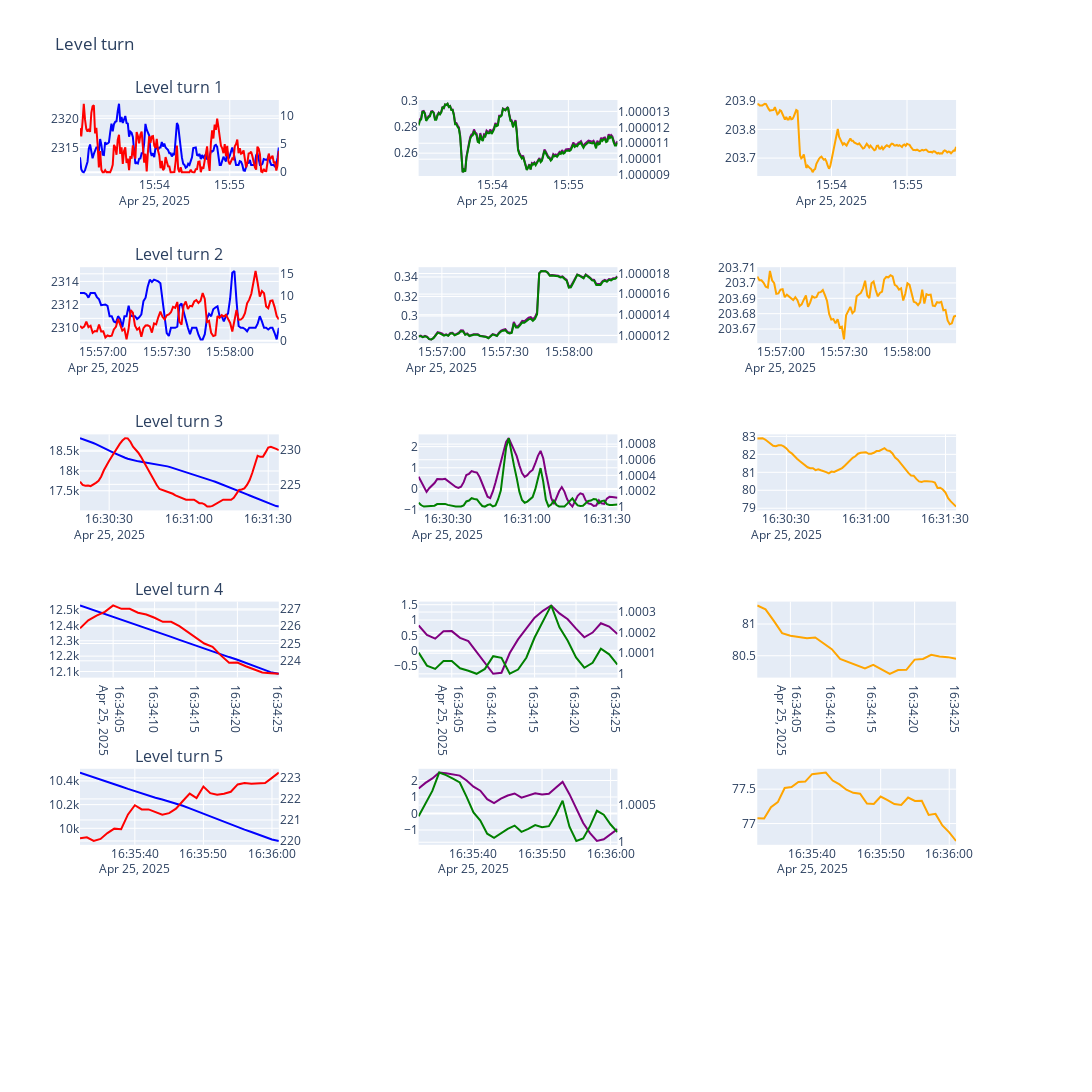

Write notebook code for a chart like this one.
### Markdown cell above
### Level turn

### Code cell
level_turn_times=np.array([
                # ['16:29:00','16:31:16'],  #flight3 5k 30deg             #format is [['Begin1','End1],['Begin2','End2'],...] with time in HH:MM:SS or HH:MM:SS.ss
                # ['16:35:40','16:36:22'],  #flight3 5k 60deg
                # ['16:40:08','16:41:18'],  #flight3 5k 45deg
                # ['17:26:50','17:29:13'],  #flight3 10k 30deg
                # ['17:31:52','17:32:44'],  #flight3 10k 60deg
                # ['17:38:25','17:39:49'],  #flight3 10k 45deg
                ['15:53:01','15:55:39'],  #flight4 15k 30deg
                ['15:56:49','15:58:23'],  #flight4 15k 45deg
                ['16:30:19','16:31:34'],   #flight 4 20k 30deg
                ['16:34:01','16:34:25'],   #flight 4 20k 45deg
                ['16:35:32','16:36:01'],   #flight 4 20k 60deg
                # ['16:44:31','16:45:58'],  #flight 6 10k 45deg
                # ['16:50:39','16:51:31'],  #flight 6 15k 60deg
               ])

if level_turn_times.size>0:
    libs.perf.level_turn(data,level_turn_times,smooth,YAPS=YAPS,graphs=True)
